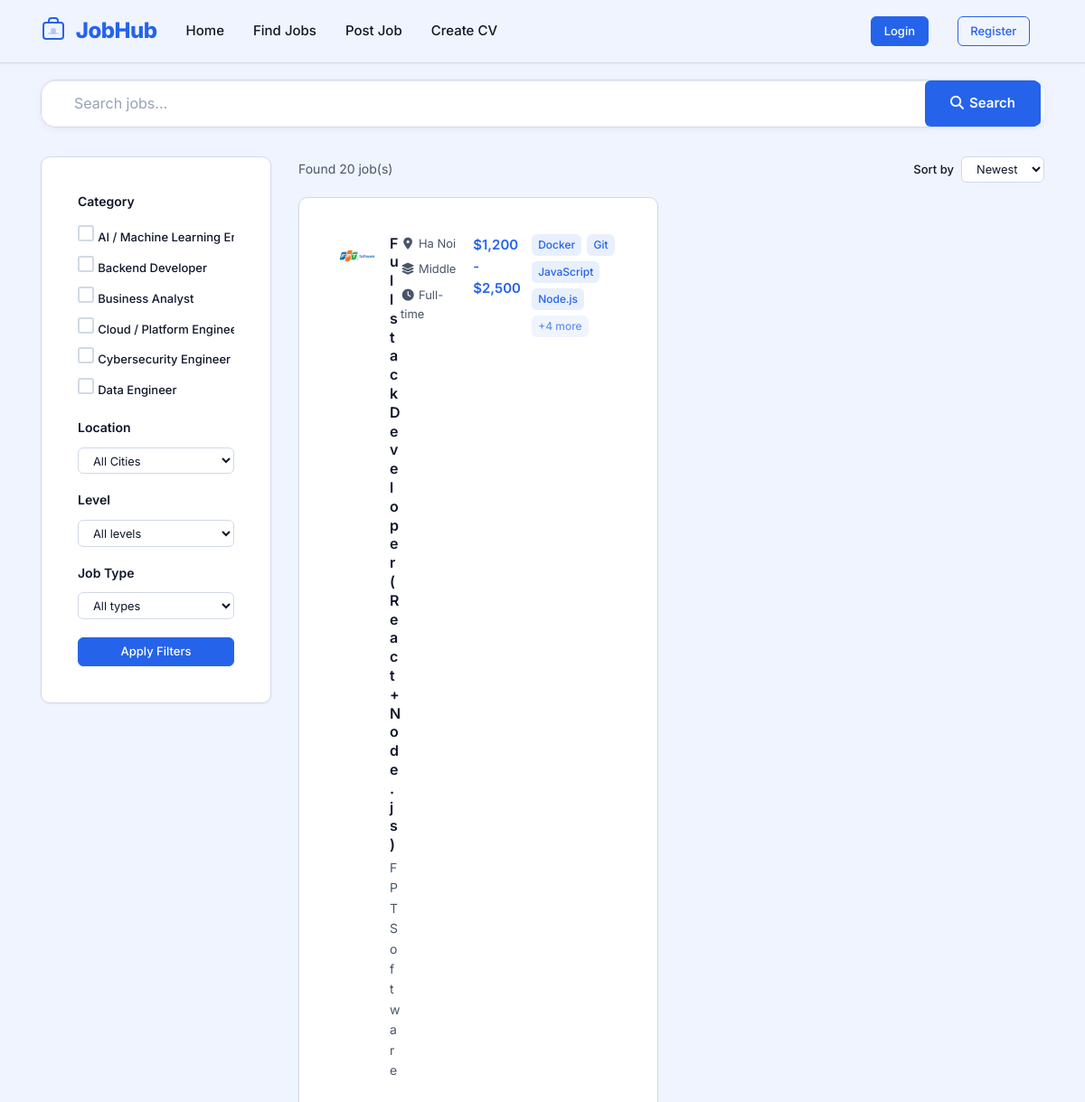
Page /jobs on the committed database.
### tables this page shows
CREATE TABLE `categories` (
  `id` int(10) NOT NULL AUTO_INCREMENT,
  `name` varchar(100) NOT NULL,
  `slug` varchar(100) NOT NULL,
  PRIMARY KEY (`id`),
  UNIQUE KEY `slug` (`slug`)
);

CREATE TABLE `job_posts` (
  `id` int(10) NOT NULL AUTO_INCREMENT,
  `user_id` int(10) NOT NULL,
  `company_id` int(10) NOT NULL,
  `category_id` int(10) NOT NULL,
  `title` varchar(200) NOT NULL,
  `description` text NOT NULL,
  `requirements` text NOT NULL,
  `level` varchar(100) NOT NULL,
  `experience_years` int(50) NOT NULL DEFAULT 0,
  `employment_type` varchar(100) NOT NULL,
  `salary` varchar(100) NOT NULL,
  `interview_rounds` int(50) NOT NULL DEFAULT 1,
  `status` ENUM('draft','published','closed') NOT NULL DEFAULT 'published',
  `created_at` timestamp NOT NULL DEFAULT CURRENT_TIMESTAMP,
  `updated_at` TIMESTAMP NULL DEFAULT NULL ON UPDATE CURRENT_TIMESTAMP,
  PRIMARY KEY (`id`),
  KEY `fk_job_user` (`user_id`),
  KEY `fk_job_company` (`company_id`),
  KEY `fk_job_category` (`category_id`),
  CONSTRAINT `fk_job_user` FOREIGN KEY (`user_id`) REFERENCES `users` (`id`) ON DELETE CASCADE ON UPDATE CASCADE,
  CONSTRAINT `fk_job_company` FOREIGN KEY (`company_id`) REFERENCES `companies` (`id`) ON DELETE CASCADE ON UPDATE CASCADE,
  CONSTRAINT `fk_job_category` FOREIGN KEY (`category_id`) REFERENCES `categories` (`id`) ON DELETE CASCADE ON UPDATE CASCADE
);

CREATE TABLE `companies` (
  `id` int(10) NOT NULL AUTO_INCREMENT,
  `name` varchar(200) NOT NULL,
  `slogan` varchar(1000) DEFAULT NULL,
  `logo` varchar(200) DEFAULT NULL,
  `city` varchar(100) DEFAULT NULL,
  `address` varchar(500) DEFAULT NULL,
  `email` varchar(100) DEFAULT NULL,
  `description` text DEFAULT NULL,
  `website` varchar(200) DEFAULT NULL,
  `company_size` varchar(50) DEFAULT NULL,
  `founded_year` int(4) DEFAULT NULL,
  PRIMARY KEY (`id`)
);

CREATE TABLE `skills` (
  `id` int(10) NOT NULL AUTO_INCREMENT,
  `name` varchar(100) NOT NULL,
  `category_id` int(10) NOT NULL,
  PRIMARY KEY (`id`),
  UNIQUE KEY `name` (`name`),
  KEY `fk_skill_category` (`category_id`),
  CONSTRAINT `fk_skill_category` FOREIGN KEY (`category_id`) REFERENCES `skill_categories` (`id`) ON DELETE RESTRICT ON UPDATE CASCADE
);

### src/Views/partials/job-card.php (the view)
<?php
$raw_skills = $job['skills'] ?? [];
if (is_array($raw_skills)) {
    $skills_list = array_map(function($s) {
        return is_array($s) ? ($s['name'] ?? '') : (string)$s;
    }, $raw_skills);
    $skills_list = array_filter($skills_list, function($v) { return $v !== ''; });
} else {
    $skills_list = array_filter(array_map('trim', explode(',', (string)$raw_skills)));
}
$max_skills = 4;
$extra_count = max(0, count($skills_list) - $max_skills);
?>
<div class="job-card card card-hover fade-in-up">
    <div class="card-body">
        <div style="display: flex; align-items: flex-start; gap: 0.75rem; margin-bottom: 0.75rem;">
            <?php if (!empty($job['company_logo'])): ?>
                <img src="<?= upload_url(e($job['company_logo'])) ?>"
                     alt="<?= e($job['company_name'] ?? '') ?>"
                     style="width: 48px; height: 48px; border-radius: 8px; object-fit: cover; flex-shrink: 0;">
            <?php else: ?>
                <div class="avatar" style="width: 48px; height: 48px; border-radius: 8px; display: flex; align-items: center; justify-content: center; font-weight: 600; font-size: 1.25rem; flex-shrink: 0;">
                    <?= strtoupper(substr($job['company_name'] ?? '?', 0, 1)) ?>
                </div>
            <?php endif; ?>
            <div style="min-width: 0; flex: 1;">
                <h3 style="margin: 0 0 0.25rem; font-size: 1rem; font-weight: 600; line-height: 1.3;">
                    <a href="<?= base_url('jobs/' . (int)$job['id']) ?>" style="text-decoration: none; color: inherit;">
                        <?= e($job['title'] ?? '') ?>
                    </a>
                </h3>
                <p style="margin: 0; font-size: 0.875rem; color: var(--text-muted);">
                    <?= e($job['company_name'] ?? '') ?>
                </p>
            </div>
        <div style="display: flex; flex-wrap: wrap; gap: 0.5rem; font-size: 0.8125rem; color: var(--text-muted); margin-bottom: 0.75rem;">
            <?php if (!empty($job['company_city'])): ?>
                <span><i class="fas fa-map-marker-alt fa-fw"></i> <?= e($job['company_city']) ?></span>
            <?php endif; ?>
            <?php if (!empty($job['level'])): ?>
                <span><i class="fas fa-layer-group fa-fw"></i> <?= e($job['level']) ?></span>
            <?php endif; ?>
            <?php if (!empty($job['employment_type'])): ?>
                <span><i class="fas fa-clock fa-fw"></i> <?= e($job['employment_type']) ?></span>
            <?php endif; ?>
        </div>
        <?php if (!empty($job['salary'])): ?>
            <div style="font-size: 0.9375rem; font-weight: 600; color: var(--primary); margin-bottom: 0.75rem;">
                <?= e($job['salary']) ?>
            </div>
        <?php endif; ?>
        <?php if (!empty($skills_list)): ?>
            <div style="display: flex; flex-wrap: wrap; gap: 0.375rem;">
                <?php foreach (array_slice(array_values($skills_list), 0, $max_skills) as $skill): ?>
                    <span class="badge-skill"><?= e($skill) ?></span>
                <?php endforeach; ?>
                <?php if ($extra_count > 0): ?>
                    <span class="badge-skill" style="opacity: 0.7;">+<?= $extra_count ?> <?= __('jobs.more') ?></span>
                <?php endif; ?>
            </div>
        <?php endif; ?>
    </div>
</div>

### src/Views/jobs/index.php (shortened to what the rows shown need)
<?php
$f = $filters ?? [];
$jobs_data = $jobs['data'] ?? [];
?>
<div class="container" style="padding-top: 1.5rem; padding-bottom: 3rem;">
    <div class="row">
        <div class="col-lg-3" style="margin-bottom: 1.5rem;">
            <form action="<?= base_url('jobs') ?>" method="GET" class="filter-panel card fade-in-up">
                <div class="card-body">
                    <div style="max-height: 200px; overflow-y: auto; margin-bottom: 1.25rem;">
                        <?php foreach ($categories ?? [] as $cat): ?>
                            <div class="form-check" style="margin-bottom: 0.25rem;">
                                <input class="form-check-input" type="checkbox" name="category[]"
                                       value="<?= (int)$cat['id'] ?>"
                                       id="cat-<?= (int)$cat['id'] ?>"
                                       <?= in_array($cat['id'], (array)($f['category'] ?? [])) ? 'checked' : '' ?>>
                                <label class="form-check-label" for="cat-<?= (int)$cat['id'] ?>" style="font-size: 0.8125rem;">
                                    <?= e($cat['name'] ?? '') ?>
                                </label>
                            </div>
                        <?php endforeach; ?>
                    </div>
                </div>
            </form>
        </div>
        <div class="col-lg-9">
            <?php if (!empty($jobs_data)): ?>
                <div class="row">
                    <?php foreach ($jobs_data as $job): ?>
                        <div class="col-md-6" style="margin-bottom: 1rem;">
                            <?php include __DIR__ . '/../partials/job-card.php'; ?>
                        </div>
                    <?php endforeach; ?>
                </div>
            <?php endif; ?>
        </div>
    </div>
</div>

### rows in the picture
categories: name "AI / Machine Learning…"
categories: name "Backend Developer"
categories: name "Business Analyst"
categories: name "Cloud / Platform…"
categories: name "Cybersecurity Engineer"
categories: name "Data Engineer"
job_posts: company.logo (picture), title "Fullstack Developer (React + Node.js)", company.name "FPT Software", company.city "Ha Noi", level "Middle", employment_type "Full-time", salary "$1,200 - $2,500"
skills: name "Docker", name "Git", name "JavaScript", name "Node.js", name "4"

### other values in the picture
__('nav.home') "Home"
__('nav.find_jobs') "Find Jobs"
__('nav.post_job') "Post Job"
__('nav.create_cv') "Create CV"
__('nav.login') "Login"
__('nav.register') "Register"
__('jobs.search') "Search"
__('jobs.category') "Category"
__('jobs.location') "Location"
__('jobs.filter_level') "Level"
__('jobs.filter_type') "Job Type"
__('jobs.apply_filters') "Apply Filters"
__('jobs.result_count', [(int)$total]) "Found 20 job(s)"
__('jobs.sort_by') "Sort by"
form field city "All Cities"
